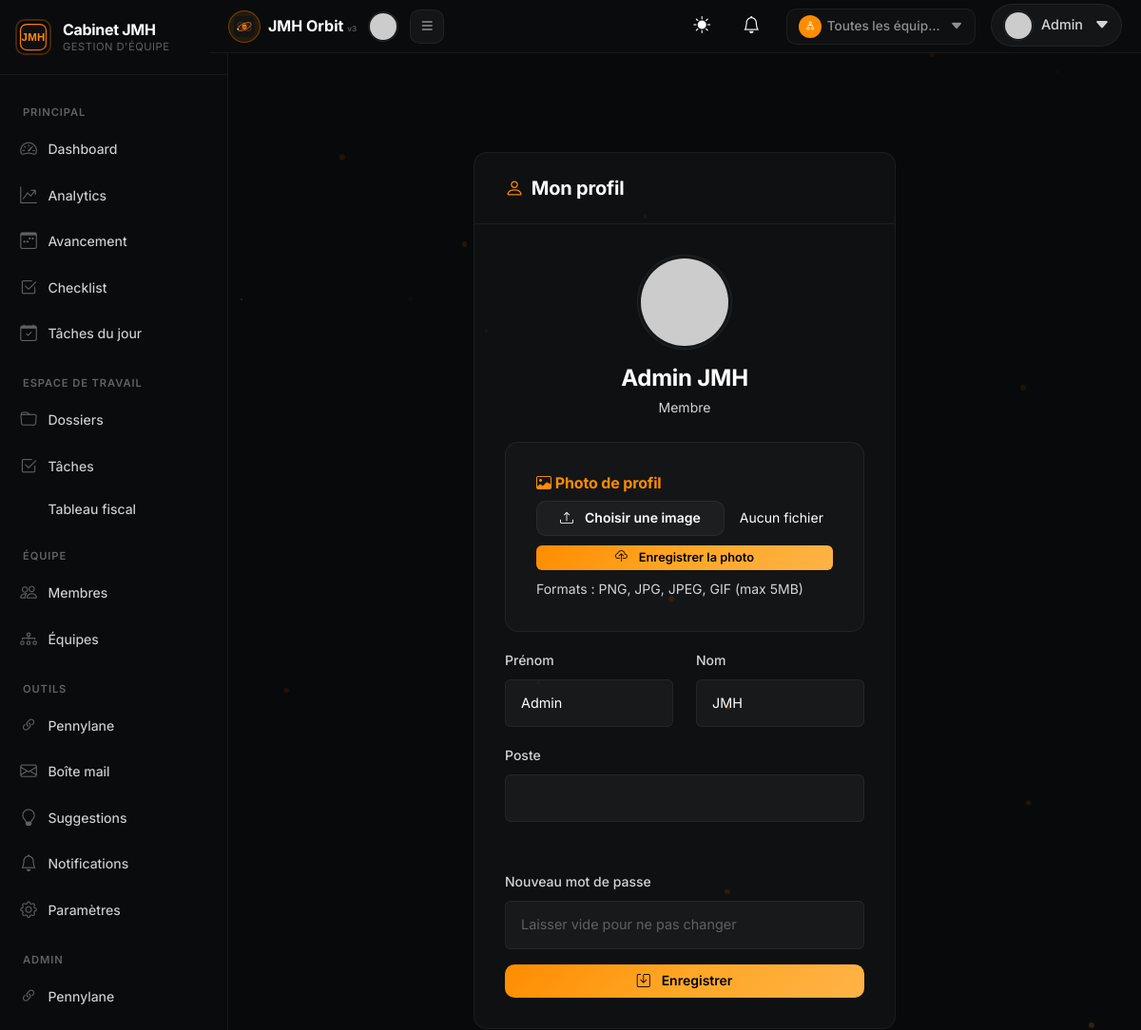
The app's page /profil (signed in) with its own data.
### app/models.py (models this page shows, shortened)
class User(UserMixin, db.Model):
    __tablename__ = 'users'
    id = db.Column(db.Integer, primary_key=True)
    email = db.Column(db.String(120), unique=True, nullable=False, index=True)
    password_hash = db.Column(db.String(256), nullable=False)
    nom = db.Column(db.String(80), nullable=False)
    prenom = db.Column(db.String(80), nullable=False)
    photo_profil = db.Column(db.String(200), default='default.png')
    photo_data = db.Column(db.LargeBinary, nullable=True)
    photo_mimetype = db.Column(db.String(50), nullable=True)
    role = db.Column(db.String(20), nullable=False, default='membre')  # admin | manager | membre
    equipe_id = db.Column(db.Integer, db.ForeignKey('equipes.id'), nullable=True)
    poste = db.Column(db.String(120))  # e.g., "Comptable", "Auditeur"
    telephone = db.Column(db.String(20))
    actif = db.Column(db.Boolean, default=True)
    date_arrivee = db.Column(db.Date, default=date.today)
    date_creation = db.Column(db.DateTime, default=datetime.utcnow)
    dossiers_assignes = db.relationship('Dossier', backref='collaborateur', lazy='dynamic')
    taches_assignees = db.relationship('Tache', foreign_keys='Tache.assigne_a', backref='assigne', lazy='dynamic')
    taches_creees = db.relationship('Tache', foreign_keys='Tache.cree_par', backref='createur', lazy='dynamic')
    notifications = db.relationship('Notification', backref='user', lazy='dynamic', order_by='desc(Notification.date_envoi)')
    commentaires = db.relationship('CommentaireTache', backref='user', lazy='dynamic')
    performances = db.relationship('Performance', backref='user', lazy='dynamic')
    def photo_display_src(self):
        try:
            if self.photo_data:
                from flask import url_for
                return url_for('user_photo', user_id=self.id)
            if self.photo_profil and self.photo_profil != 'default.png':
                import os
                from flask import current_app
                photo_path = os.path.join(current_app.static_folder, 'uploads', self.photo_profil)
                if os.path.exists(photo_path):
                    return '/static/uploads/' + self.photo_profil
        except Exception:
            pass
        try:
            name = f"{self.prenom or ''} {self.nom or ''}".strip()
            encoded = name.replace(' ', '+')
            return f"https://ui-avatars.com/api/?name={encoded}&background=FF8C00&color=fff&size=128&font-size=0.5&bold=true"
        except Exception:
            pass
        return None

### app/routes.py (the view)
@app.route('/profil')
@login_required
def profil():
    return render_template('profil.html')

### app/__init__.py (called while the page is built)
@login_manager.user_loader
def load_user(user_id):
    return User.query.get(int(user_id))

@app.before_request
def reconnect_db_on_ssl_error():
    from sqlalchemy.exc import OperationalError
    try:
        db.session.execute(db.text("SELECT 1"))
    except OperationalError:
        db.session.rollback()
        try:
            db.session.execute(db.text("SELECT 1"))
        except Exception:
            pass
    except Exception:
        db.session.rollback()

### app/models.py (called while the page is built)
    def nb_membres(self):
        return self.membres.filter_by(actif=True).count()

### templates/profil.html (shortened to what this page needs)
{% extends "base.html" %}
{% block content %}
<div class="row justify-content-center">
    <div class="col-md-6">
        <div class="card-premium animate-fade-in-up">
            <div class="card-header-premium">
                <h5 class="mb-0"><i class="bi bi-person me-2" style="color: var(--orange-primary);"></i>Mon profil</h5>
            </div>
            <div class="card-body-premium">
                <div class="text-center mb-4">
                    <div class="position-relative d-inline-block">
                        {% set photo_src = current_user.photo_display_src() %}
                        {% if not photo_src and current_user.email == 'admin@cabinet-jmh.com' %}
                          {% set photo_src = url_for('static', filename='uploads/admin.png') %}
                        {% endif %}
                        {% if photo_src %}
                        <span class="user-icon-badge user-icon-badge-lg">
                            <img src="{{ photo_src }}" alt="photo" class="sidebar-user-img" style="width:96px;height:96px;">
                        </span>
                        {% endif %}
                    </div>
                    <div class="mt-2">
                        <h4 class="mb-1">{{ current_user.prenom }} {{ current_user.nom }}</h4>
                        <p class="text-tertiary small mb-0">{{ current_user.poste or 'Membre' }}</p>
                    </div>
                </div>
                {% if current_user.role in ['admin','manager','membre'] %}
                <div class="card-premium mb-3" style="background: var(--bg-card-hover);">
                    <div class="card-body-premium">
                        <h6 class="mb-2" style="color: var(--orange-primary);"><i class="bi bi-image me-1"></i>Photo de profil</h6>
                        <form method="POST" enctype="multipart/form-data" id="photoUploadForm">
                            <div class="d-flex align-items-center gap-3 mb-2">
                                <label for="photoInput" class="btn-premium btn-premium-secondary mb-0" style="cursor: pointer;">
                                    <i class="bi bi-upload me-1"></i>Choisir une image
                                </label>
                                <span class="text-tertiary small" id="fileNameDisplay">Aucun fichier</span>
                            </div>
                            <button type="submit" class="btn-premium btn-premium-primary btn-sm w-100">
                                <i class="bi bi-cloud-upload me-1"></i>Enregistrer la photo
                            </button>
                        </form>
                        <p class="text-tertiary small mt-2 mb-0">Formats : PNG, JPG, JPEG, GIF (max 5MB)</p>
                    </div>
                </div>
                {% endif %}
                <form method="POST">
                    <div class="row">
                        <div class="col-md-6 mb-3">
                            <label class="form-label-premium">Prénom</label>
                            <input type="text" name="prenom" class="input-premium" value="{{ current_user.prenom }}" required>
                        </div>
                        <div class="col-md-6 mb-3">
                            <label class="form-label-premium">Nom</label>
                            <input type="text" name="nom" class="input-premium" value="{{ current_user.nom }}" required>
                        </div>
                    </div>
                    <div class="mb-3">
                        <label class="form-label-premium">Poste</label>
                        <input type="text" name="poste" class="input-premium" value="{{ current_user.poste or '' }}">
                    </div>
                    <hr style="border-color: var(--border-color); margin: 1.5rem 0;">
                    <div class="mb-3">
                        <label class="form-label-premium">Nouveau mot de passe</label>
                        <input type="password" name="new_password" class="input-premium" placeholder="Laisser vide pour ne pas changer">
                    </div>
                    <button type="submit" class="btn-premium btn-premium-primary w-100 btn-press">
                        <i class="bi bi-save me-1"></i>Enregistrer
                    </button>
                </form>
            </div>
        </div>
    </div>
</div>
{% endblock %}

### templates/base.html (shortened to what this page needs)
<!DOCTYPE html>
<html lang="fr">
<head>
    <link href="https://cdn.jsdelivr.net/npm/bootstrap@5.3.2/dist/css/bootstrap.min.css" rel="stylesheet">
    <link rel="stylesheet" href="https://cdn.jsdelivr.net/npm/bootstrap-icons@1.11.1/font/bootstrap-icons.css">
    <link href="{{ url_for('static', filename='css/style.css') }}?v=4" rel="stylesheet">
    <link href="{{ url_for('static', filename='css/light-theme.css') }}?v=1" rel="stylesheet">
    <div id="toastContainer" class="toast-container position-fixed bottom-0 end-0 p-3" style="z-index: 1080;"></div>
</head>
<body>
    <header class="app-topbar">
        <div class="app-topbar-left">
            <a class="app-brand" href="{{ url_for('dashboard') }}">
                <span class="app-brand-icon"><img src="{{ url_for('static', filename='img/logo-orbit.svg') }}" alt="" style="width:22px;height:22px;display:block;"></span>
                                <span class="app-brand-text">JMH Orbit <small style="font-size:0.5rem;opacity:0.3;">v3</small></span>
            </a>
            {% if current_user.is_authenticated %}
            {% set photo_src = current_user.photo_display_src() %}
            {% if photo_src %}
            <span class="app-user-icon">
                <img src="{{ photo_src }}" alt="photo" class="sidebar-user-img" style="width:32px;height:32px;">
            </span>
            {% endif %}
            <button class="app-topbar-toggle" id="sidebarToggle" type="button" aria-label="Toggle sidebar">
            </button>
            {% endif %}
        </div>
        <div class="app-topbar-right">
                {% if current_user.is_authenticated %}
                <button id="themeToggle" style="background:none;border:none;color:var(--text-primary);font-size:18px;cursor:pointer;margin-right:12px;" onclick="toggleTheme()" title="Changer le thème">
                    <i id="themeIcon" class="bi bi-sun-fill"></i>
                </button>
            <a href="{{ url_for('notifications_page') }}" class="notif-bell-link" style="margin-right:12px;position:relative;text-decoration:none;color:var(--text-primary);font-size:18px;">
                <i class="bi bi-bell"></i>
            </a>
            {% if current_equipe or all_equipes_for_switch %}
            <div class="dropdown">
                <div class="team-context-icon" style="border-color: var(--border-color);" data-bs-toggle="dropdown" role="button" aria-haspopup="true" aria-expanded="false">
                    <span class="team-icon" style="background: {{ current_equipe.couleur if current_equipe else '#FF8C00' }};color: #fff;">
                        {% if current_equipe %}
                        <i class="bi {{ current_equipe.icon or 'bi-people' }}"></i>
                        {% else %}
                        <i class="bi bi-diagram-2"></i>
                        {% endif %}
                    </span>
                    <span class="team-context-name">{{ current_equipe.nom if current_equipe else 'Toutes les équipes' }}</span>
                    <i class="bi bi-caret-down-fill ms-1"></i>
                </div>
            </div>
            {% endif %}
            <div class="dropdown">
                <a class="app-user-toggle" href="#" data-bs-toggle="dropdown">
                    {% set photo_src = current_user.photo_display_src() %}
                    {% if photo_src %}
                    <span class="app-user-icon">
                        <img src="{{ photo_src }}" alt="photo" class="sidebar-user-img" style="width:32px;height:32px;">
                    </span>
                    {% endif %}
                    <span class="app-user-name d-none d-md-inline">{{ current_user.prenom }}</span>
                    <i class="bi bi-caret-down-fill ms-1"></i>
                </a>
            </div>
            {% endif %}
        </div>
    </header>
    <main class="container-fluid" style="padding-top: 72px;">
        <div class="row">
            {% if current_user.is_authenticated %}
            <div class="col-auto h-100 d-none d-md-flex" id="sidebarCol" style="width: 220px;">
                {% include 'includes/sidebar.html' %}
            </div>
            {% endif %}
            <div class="col">
                <div class="container mt-4">
                    {% block content %}{% endblock %}
                </div>
            </div>
        </div>
    </main>
</body>
</html>

### records on screen
User: prenom "Admin", nom "JMH", poste "Membre"

### other values on screen
{{ current_equipe.nom if current_equipe else 'Toutes les équipes' }} "Toutes les équip…"
